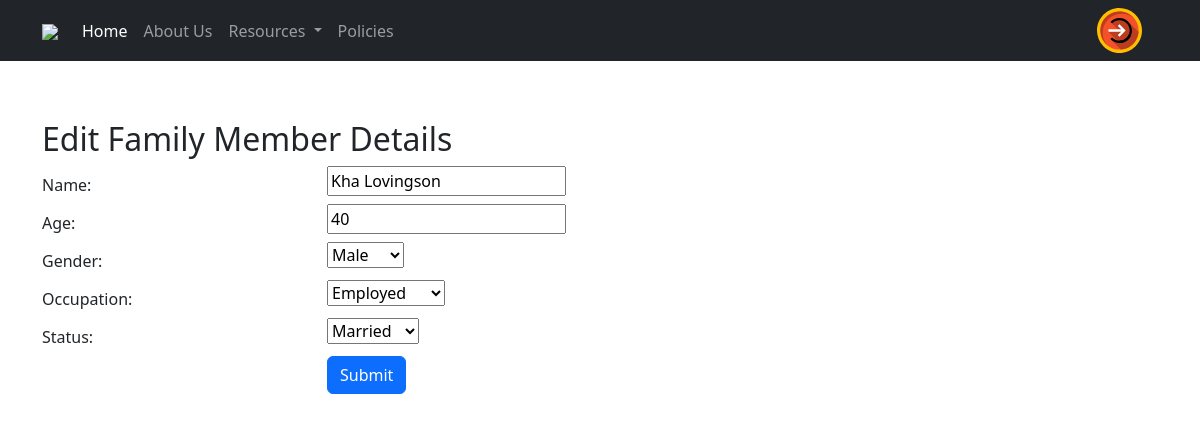
Page /user/edit-members-details/5/ on the committed database.
### userProfile/models.py (models this page shows)
class FamilyMember(models.Model):
    GENDER_CHOICES = (
        ('Male', 'Male'),
        ('Female', 'Female'),
        ('Other', 'Other'),
    )
    OCCUPATION_CHOICES = (
        ('Student', 'Student'),
        ('Employed', 'Employed'),
        ('Unemployed', 'Unemployed'),
    )
    STATUS_CHOICES = (
        ('Single', 'Single'),
        ('Married', 'Married'),
        ('Divorced', 'Divorced'),
        ('Widowed', 'Widowed'),
    )
    user_profile = models.ForeignKey(UserProfile, on_delete=models.CASCADE)
    name = models.CharField(max_length=100)
    age = models.IntegerField()
    gender = models.CharField(max_length=50, choices=GENDER_CHOICES)
    occupation = models.CharField(max_length=50, choices=OCCUPATION_CHOICES)
    status = models.CharField(max_length=50, choices=STATUS_CHOICES)

### userProfile/views.py (the view)
# urls.py: path("/edit-members-details/<int:member_id>/", edit_family_member, name="edit-members-details"),
def edit_family_member(request, member_id):
    family_member = FamilyMember.objects.get(pk=member_id)
    email_verification=EmailVerification.objects.get(user_profile_id=family_member.user_profile.id)
    if request.method == 'POST':
        form = FamilyMemberForm(request.POST, instance=family_member)
        if form.is_valid():
            form.save()
            return redirect('profile-page',email_verification.id )
    else:
        form = FamilyMemberForm(instance=family_member)
    return render(request, 'userProfile/edit_family_member.html', {'form': form})

### userProfile/forms.py
class FamilyMemberForm(forms.ModelForm):
    class Meta:
        model = FamilyMember
        fields = ['user_profile', 'name', 'age', 'gender', 'occupation', 'status']
        widgets = {
            'gender': forms.Select(choices=FamilyMember.GENDER_CHOICES),
            'occupation': forms.Select(choices=FamilyMember.OCCUPATION_CHOICES),
            'status': forms.Select(choices=FamilyMember.STATUS_CHOICES),
        }

### userProfile/templates/userProfile/edit_family_member.html (shortened to what this page needs)
{% extends 'base.html' %}
{% load static %}
{% block content %}
            <div class="container mt-5">
                <h2>Edit Family Member Details</h2>
                <form method="post">
                    <div class="form-group row">
                        <label for="id_name" class="col-md-3 col-form-label">Name:</label>
                        <div class="col-md-9">
                            {{ form.name }}
                        </div>
                    </div>
                    <div class="form-group row">
                        <label for="id_age" class="col-md-3 col-form-label">Age:</label>
                        <div class="col-md-9">
                            {{ form.age }}
                        </div>
                    </div>
                    <div class="form-group row">
                        <label for="id_gender" class="col-md-3 col-form-label">Gender:</label>
                        <div class="col-md-9">
                            {{ form.gender }}
                        </div>
                    </div>
                    <div class="form-group row">
                        <label for="id_occupation" class="col-md-3 col-form-label">Occupation:</label>
                        <div class="col-md-9">
                            {{ form.occupation }}
                        </div>
                    </div>
                    <div class="form-group row">
                        <label for="id_status" class="col-md-3 col-form-label">Status:</label>
                        <div class="col-md-9">
                            {{ form.status }}
                        </div>
                    </div>
                    <div class="form-group row">
                        <div class="col-md-9 offset-md-3">
                            <button type="submit" class="btn btn-primary">Submit</button>
                        </div>
                    </div>
                </form>
            </div>
    </div>
{% endblock %}

### rows in the picture
FamilyMember: name "Kha Lovingson", age "40", gender "Male", occupation "Employed", status "Married"
